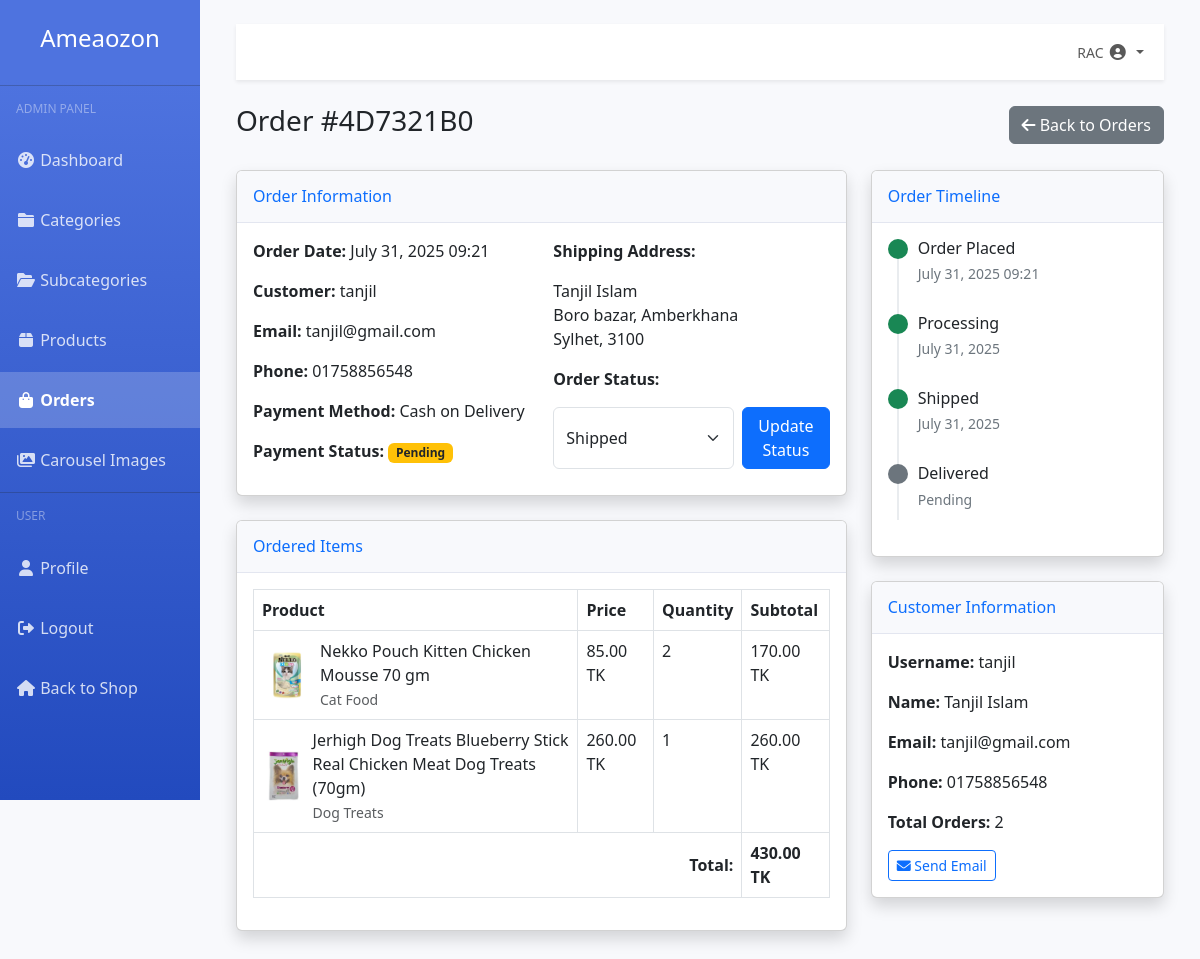
The page /dashboard/orders/4D7321B0/ (signed in) on the database as committed earlier.
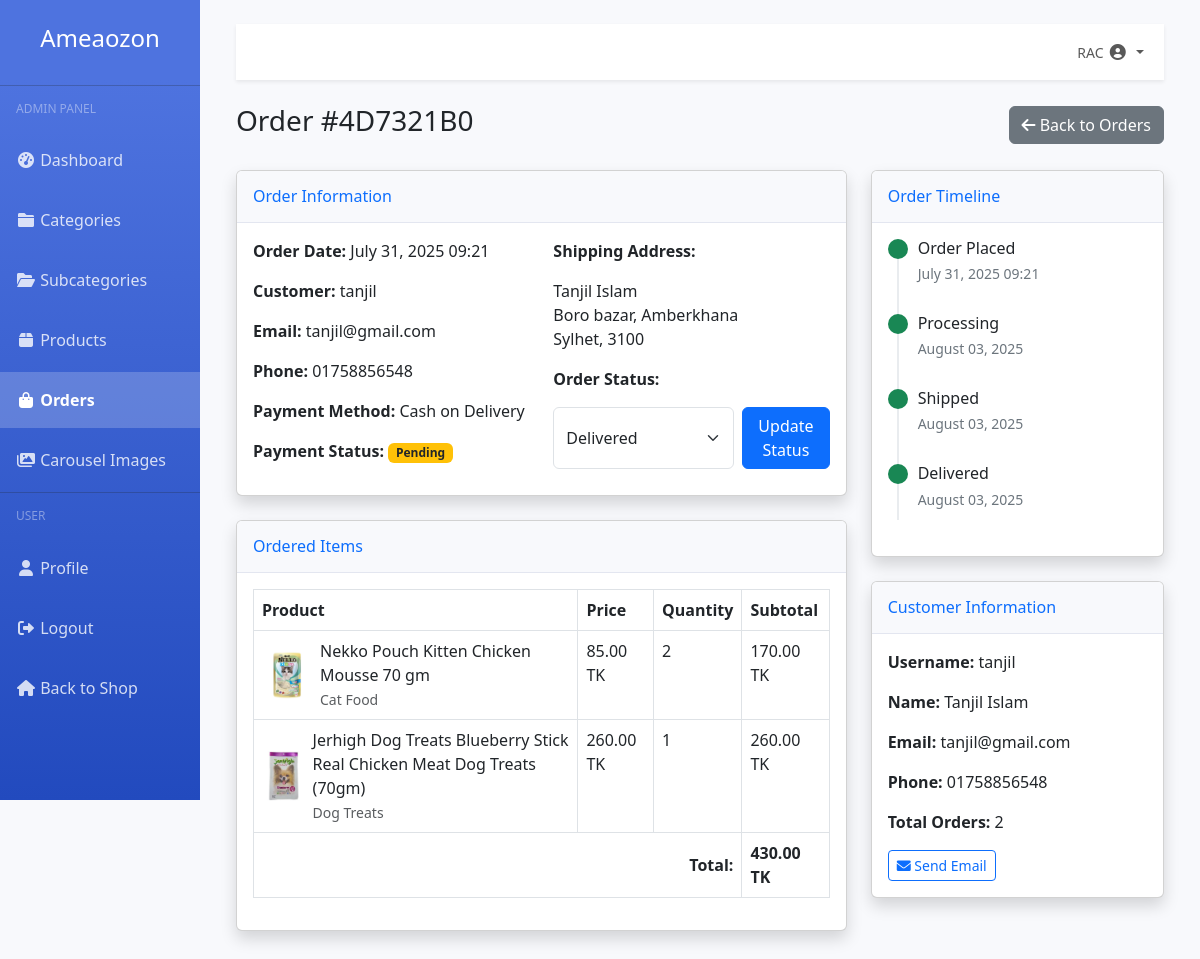
The same page on the database as committed later.
### orders/models.py (models this page shows, shortened)
class Order(models.Model):
    STATUS_CHOICES = [
        ('pending', 'Pending'),
        ('processing', 'Processing'),
        ('shipped', 'Shipped'),
        ('delivered', 'Delivered'),
        ('cancelled', 'Cancelled'),
    ]
    PAYMENT_CHOICES = [
        ('cash_on_delivery', 'Cash on Delivery'),
        ('bkash', 'bKash'),
        ('nagad', 'Nagad'),
        ('rocket', 'Rocket'),
        ('card', 'Credit/Debit Card'),
    ]
    user = models.ForeignKey(settings.AUTH_USER_MODEL, on_delete=models.CASCADE, related_name='orders')
    tracking_number = models.CharField(max_length=50, unique=True, blank=True)
    first_name = models.CharField(max_length=100)
    last_name = models.CharField(max_length=100)
    email = models.EmailField()
    phone = models.CharField(max_length=15)
    address = models.TextField()
    city = models.CharField(max_length=100)
    postal_code = models.CharField(max_length=20)
    status = models.CharField(max_length=20, choices=STATUS_CHOICES, default='pending')
    payment_method = models.CharField(max_length=20, choices=PAYMENT_CHOICES)
    payment_completed = models.BooleanField(default=False)
    total_price = models.DecimalField(max_digits=10, decimal_places=2)
    created_at = models.DateTimeField(auto_now_add=True)
    updated_at = models.DateTimeField(auto_now=True)

### accounts/models.py (models this page shows, shortened)
class User(AbstractUser):
    CUSTOMER = 'customer'
    ADMIN = 'admin'
    USER_TYPE_CHOICES = [
        (CUSTOMER, 'Customer'),
        (ADMIN, 'Admin'),
    ]
    user_type = models.CharField(max_length=10, choices=USER_TYPE_CHOICES, default=CUSTOMER)
    profile_picture = models.ImageField(upload_to='users/', blank=True, null=True)
    phone_number = models.CharField(max_length=15, blank=True, null=True)
    address = models.TextField(blank=True, null=True)

### dashboard/views.py (the view)
# urls.py: path('orders/<str:tracking_number>/', views.order_detail, name='order_detail'),
@login_required
@admin_required
def order_detail(request, tracking_number):
    order = get_object_or_404(Order, tracking_number=tracking_number)
    order_items = order.items.all()
    context = {
        'order': order,
        'order_items': order_items
    }
    return render(request, 'dashboard/order_detail.html', context)

### orders/models.py (called while the page is built)
    def get_total_items(self):
        return sum(item.quantity for item in self.items.all())

    def get_cost(self):
        return self.price * self.quantity

### store/context_processors.py (called while the page is built)
def categories(request):
    return {
        'categories': Category.objects.filter(is_active=True)
    }

def cart_count(request):
    count = 0
    if request.user.is_authenticated:
        try:
            cart = Cart.objects.get(user=request.user)
            count = cart.get_total_items()
        except Cart.DoesNotExist:
            count = 0
    return {'cart_count': count}

### templates/dashboard/order_detail.html (shortened to what the changed rows need)
{% extends 'dashboard/base_dashboard.html' %}
{% block dashboard_content %}
<div class="d-flex justify-content-between align-items-center mb-4">
    <h1 class="h3">Order #{{ order.tracking_number }}</h1>
    <a href="{% url 'dashboard:order_list' %}" class="btn btn-secondary">
        <i class="fas fa-arrow-left"></i> Back to Orders
    </a>
</div>
<div class="row">
    <div class="col-md-8">
        <div class="card shadow mb-4">
            <div class="card-body">
                <div class="row">
                    <div class="col-md-6">
                        <p><strong>Order Date:</strong> {{ order.created_at|date:"F d, Y H:i" }}</p>
                        <p><strong>Customer:</strong> {{ order.user.username }}</p>
                        <p><strong>Email:</strong> {{ order.email }}</p>
                        <p><strong>Phone:</strong> {{ order.phone }}</p>
                        <p><strong>Payment Method:</strong> {{ order.get_payment_method_display }}</p>
                        <p><strong>Payment Status:</strong>
                            {% if order.payment_completed %}
                            <span class="badge bg-success">Completed</span>
                            {% else %}
                            <span class="badge bg-warning text-dark">Pending</span>
                            {% endif %}
                        </p>
                    </div>
                    <div class="col-md-6">
                        <p><strong>Shipping Address:</strong></p>
                        <address>
                            {{ order.first_name }} {{ order.last_name }}<br>
                            {{ order.address }}<br>
                            {{ order.city }}, {{ order.postal_code }}
                        </address>
                        <p class="mt-3"><strong>Order Status:</strong></p>
                        <form method="post" action="{% url 'dashboard:update_order_status' order.tracking_number %}" class="d-flex">
                            <select name="status" class="form-select me-2">
                                <option value="shipped" {% if order.status == 'shipped' %}selected{% endif %}>Shipped</option>
                                <option value="delivered" {% if order.status == 'delivered' %}selected{% endif %}>Delivered</option>
                            </select>
                            <button type="submit" class="btn btn-primary">Update Status</button>
                        </form>
                    </div>
                </div>
            </div>
        </div>
        <div class="card shadow mb-4">
            <div class="card-body">
                <div class="table-responsive">
                    <table class="table table-bordered">
                        <thead>
                            <tr>
                                <th>Product</th>
                                <th>Price</th>
                                <th>Quantity</th>
                                <th>Subtotal</th>
                            </tr>
                        </thead>
                        <tfoot>
                            <tr>
                                <td><strong>{{ order.total_price }} TK</strong></td>
                            </tr>
                        </tfoot>
                    </table>
                </div>
            </div>
        </div>
    </div>
    <div class="col-md-4">
        <div class="card shadow mb-4">
            <div class="card-body">
                <ul class="timeline">
                    <li class="timeline-item">
                        <div class="timeline-content">
                            <h5 class="timeline-title">Order Placed</h5>
                            <p class="timeline-text">{{ order.created_at|date:"F d, Y H:i" }}</p>
                        </div>
                    </li>
                    {% if order.status == 'processing' or order.status == 'shipped' or order.status == 'delivered' %}
                    <li class="timeline-item">
                        <div class="timeline-marker bg-success"></div>
                        <div class="timeline-content">
                            <h5 class="timeline-title">Processing</h5>
                            <p class="timeline-text">{{ order.updated_at|date:"F d, Y" }}</p>
                        </div>
                    </li>
                    {% endif %}
                    {% if order.status == 'shipped' or order.status == 'delivered' %}
                    <li class="timeline-item">
                        <div class="timeline-marker bg-success"></div>
                        <div class="timeline-content">
                            <h5 class="timeline-title">Shipped</h5>
                            <p class="timeline-text">{{ order.updated_at|date:"F d, Y" }}</p>
                        </div>
                    </li>
                    {% endif %}
                    {% if order.status == 'delivered' %}
                    <li class="timeline-item">
                        <div class="timeline-marker bg-success"></div>
                        <div class="timeline-content">
                            <h5 class="timeline-title">Delivered</h5>
                            <p class="timeline-text">{{ order.updated_at|date:"F d, Y" }}</p>
                        </div>
                    </li>
                    {% else %}
                    <li class="timeline-item">
                        <div class="timeline-marker bg-secondary"></div>
                        <div class="timeline-content">
                            <h5 class="timeline-title">Delivered</h5>
                            <p class="timeline-text">Pending</p>
                        </div>
                    </li>
                    {% endif %}
                </ul>
            </div>
        </div>
        <div class="card shadow">
            <div class="card-body">
                <p><strong>Username:</strong> {{ order.user.username }}</p>
                <p><strong>Name:</strong> {{ order.first_name }} {{ order.last_name }}</p>
                <p><strong>Email:</strong> {{ order.email }}</p>
                <p><strong>Phone:</strong> {{ order.phone }}</p>
                <p><strong>Total Orders:</strong> {{ order.user.orders.count }}</p>
                <a href="mailto:{{ order.email }}" class="btn btn-outline-primary btn-sm">
                    <i class="fas fa-envelope"></i> Send Email
                </a>
            </div>
        </div>
    </div>
</div>
{% endblock %}

Rows that differ between the two databases and show on the page:
changed Order "tanjil@gmail.com": status "Shipped" → "Delivered"; updated_at "July 31, 2025" → "August 03, 2025"; updated_at (not shown) → "August 03, 2025"
Other text that changed with them:
text no longer shown: "Pending"
